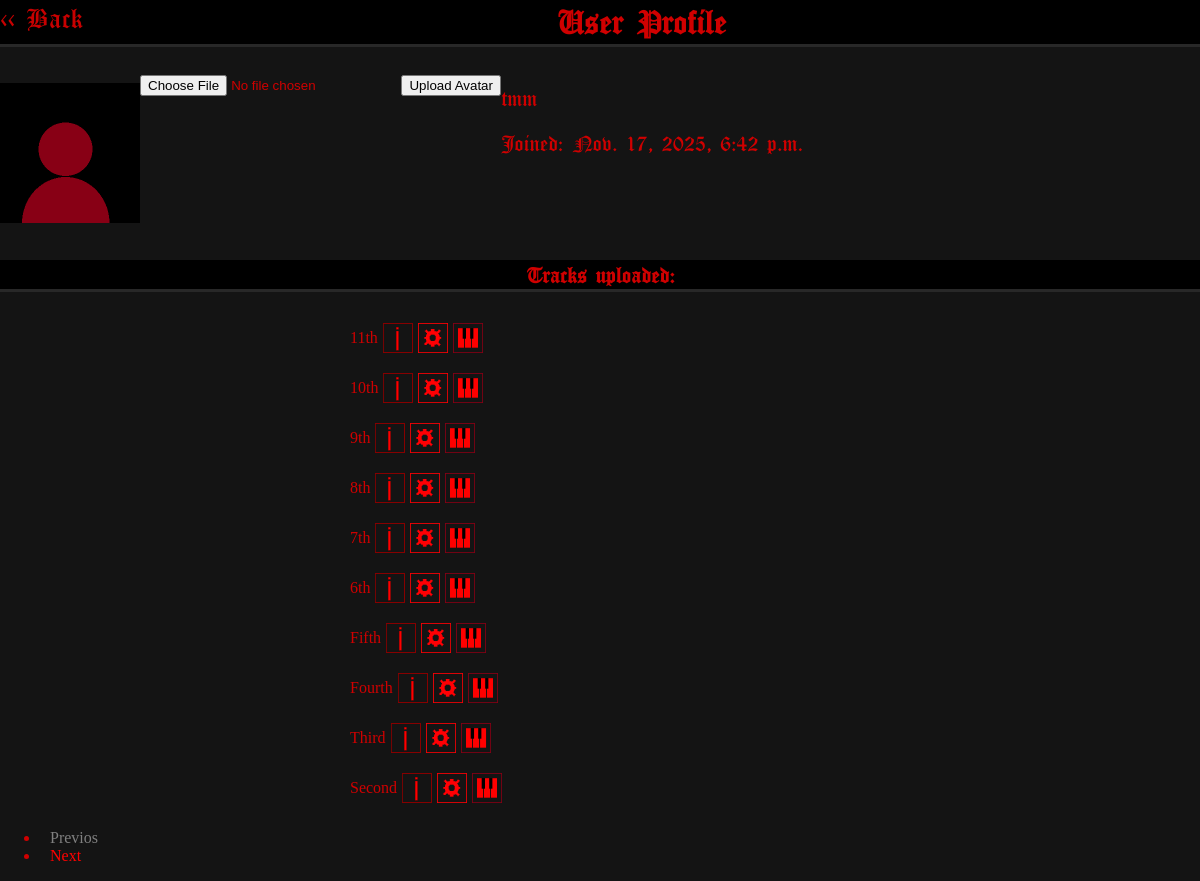
Screenshot of /profile/8/ (signed in) with the database file from the repository.
### MS_APP/models.py (models this page shows)
class Track(models.Model):
    STATUS_CHOICES = [
        (1, 'Demo Version'),
        (2, 'Released Version')
    ]
    PRIVATE_CHOICES = [
        (1, 'Private'),
        (2, 'Public')
    ]
    title = models.CharField(max_length=200)
    artist = models.CharField(max_length=200)
    note_num =models.IntegerField()
    duration = models.DurationField()
    created_at = models.DateTimeField(auto_now_add=True)
    dere_st = models.IntegerField(choices=STATUS_CHOICES, default=1)
    privaty_ch = models.IntegerField(choices=PRIVATE_CHOICES, default=2)
    likes = models.IntegerField(default=0)
    cho_ones = models.ManyToManyField(User, related_name='featured_tracks', blank=True)
    author = models.ForeignKey(User, on_delete=models.CASCADE)

### MS_APP/views.py (the view)
# urls.py: path('profile/<int:id>/', views.ProfileView, name='profile'),
def ProfileView(request, id):
    if request.method == 'GET':
        request.user
        track_list = Track.objects.filter(author = User.objects.get(id=id)).order_by('-created_at')
        paginator = Paginator(track_list, 10)
        page_number = request.GET.get('page')
        page_obj = paginator.get_page(page_number)
        return render(request, 'profile.html', {'id': id, 'page_obj': page_obj})
    if request.method == 'POST':
        pass

### templates/profile.html (shortened to what this page needs)
<DOCTYPE html>
{%load static %}
<html lang="en">
 <head >
        <link rel="stylesheet" href="{% static 'profile.css' %}">
  </head>
<body>
<a href="/" class="back-but1"> << Back </a>
<h2 class="mid"> User Profile</h2>
<div class="profile_info"><p><img src="{% static 'avatars/avatar_stability.png' %}" alt="User" class="user-img" ></p>
<form method="POST" enctype="multipart/form-data">
<input type="file" name="avatar" >
<button type="submit" class="upload_button">Upload Avatar</button>
</form>
<div><p>{{ user.username }}</p>
<p>Joined: {{ user.date_joined }}</p></div></div>
<h4 class="mid">Tracks uploaded: {{ tracks_count }}</h4>
<div class="track_list">
{% for track in page_obj %}
    <div class="track-row">
        <p>{{ track.title }}</p>
        <a href="{% url 'track_info' track.id %}"><img src="{% static 'sitemages/track_info.png' %}" alt="Track Info icon" class="track-info-icon"></button></a>
        <a href="{% url 'edit_track' track.id %}"><img src="{% static 'sitemages/edit_track.png' %}" alt="Track Edit icon" class="track-edit-icon"></a>
        <a href="{% url 'sequences' track.id %}"><img src="{% static 'sitemages/piano_roll.png' %}" alt="Piano Roll" class="track-piano-icon"></a>
    </div>
{%endfor%}
</div>
<nav aria-label="navv">
    <ul class="paginaton">
        <li class="page_item">
            <a class="page-link {% if not page_obj.has_previous %} disabled {% endif %}" href="{% if page_obj.has_previous %} {% url 'profile' id %}?page={{ page_obj.previous_page_number }} {% endif %}">
                Previos
            </a>
        </li>
        <li class="page-item">
            <a class="page-link {% if not page_obj.has_next %} disabled {% endif %}" href="{% if page_obj.has_next %} {% url 'profile' id %}?page={{ page_obj.next_page_number }} {% endif %}">
                Next
            </a>
        </li>
    </ul>
</nav>
</body>
</html>

### static/profile.css (style rules this page uses)
.user-img { width: 140px; height: 140px; }
body { margin: 0; color: rgb(208, 0, 0); background-color: rgb(20, 20, 20); }
a { color: rgb(200, 0, 0); }
.mid { font-family: 'MyFont', sans-serif; background-color: black; text-align: center; border-bottom: 3px solid rgb(40, 40, 40); }
.page-link { color: rgb(255, 0, 0); text-decoration: none; padding: 10px; }
.disabled { pointer-events: none; color: grey; }
.profile_info { font-family: 'MyFont', sans-serif; display: flex; flex-direction: row; }
.track_list { display: flex; flex-direction: column; width: 500px; justify-self: center }
.track-info-icon { width: 30px; height: 30px; }
.track-edit-icon { width: 30px; height: 30px; }
.track-row { display: flex; flex-direction: row; gap: 5px; align-items: center; }
.track-piano-icon { width: 30px; height: 30px; }
.back-but1 { float: left; font-family: 'MyFont', sans-serif; color: rgb(200, 0, 0); text-decoration: none; font-size: 20px; }

### rows the page displays
Track: title "11th"
Track: title "10th"
Track: title "9th"
Track: title "8th"
Track: title "7th"
Track: title "6th"
Track: title "Fifth"
Track: title "Fourth"
Track: title "Third"
Track: title "Second"

### other values shown
{{ user.username }} "tmm"
{{ user.date_joined }} "Nov. 17, 2025, 6:42 p.m."
